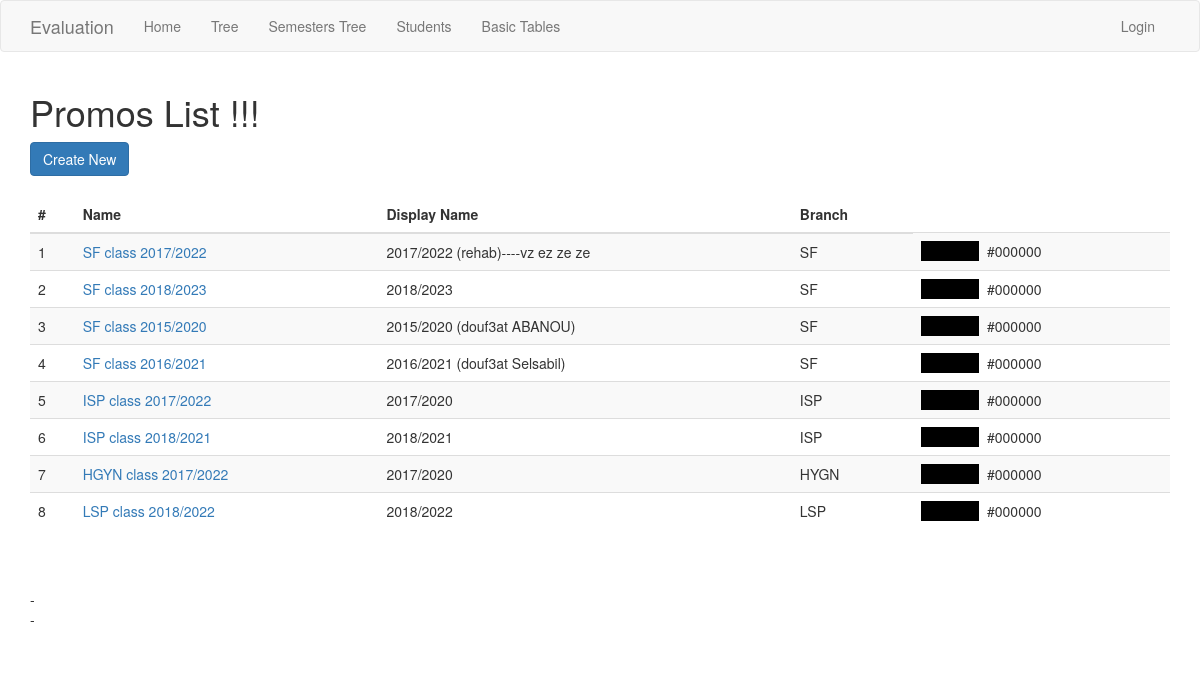
/promo/, run on an earlier commit of the app's database.
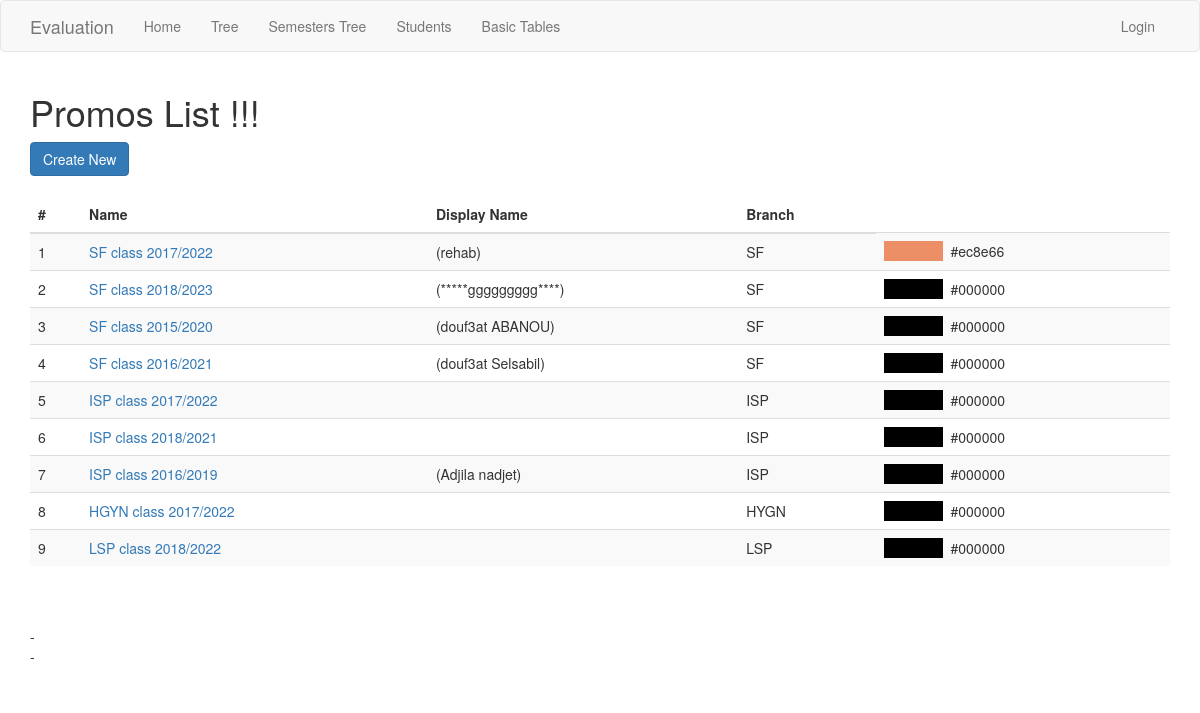
And on a later commit of the database.
### app/models.py (models this page shows, shortened)
class Promo(db.Model):
    id = db.Column(db.Integer, primary_key=True)
    name = db.Column(db.String(250), index=True, unique=True)
    display_name = db.Column(db.String(250))
    start_date = db.Column(db.Date)
    finish_date = db.Column(db.Date)
    color = db.Column(db.String(50))
    branch_id = db.Column(db.Integer, db.ForeignKey('branch.id'))
    sessions = db.relationship('Session', backref='promo')
    annual_session = db.relationship('AnnualSession', back_populates='promo')

class Branch(db.Model):
    id = db.Column(db.Integer, primary_key=True)
    name = db.Column(db.String(100), index=True, unique=True)
    description = db.Column(db.String(150))
    school_id = db.Column(db.Integer, db.ForeignKey('school.id'))
    students = db.relationship('Student', backref='branch')
    semesters = db.relationship('Semester', backref='branch')
    promos = db.relationship('Promo', backref='branch')

### app/routesBT.py (the view)
@app.route('/promo/')
@register_breadcrumb(app, '.basic.promo', 'Promos')
def promo_index():
    promos = Promo.query.order_by(Promo.branch_id).all()
    return render_template('basic-forms/promo/index.html', title='Promos List', promos=promos)

### app/templates/basic-forms/promo/index.html (shortened to what this page needs)
{% extends "base.html" %}
{% block app_content %}
  <h1>Promos List !!!</h1>
  <div>
      <a class="btn btn-primary" href="{{ url_for('promo_create') }}">Create New</a>
  </div>
  <div>
      <table class="table table-striped">
      <thead>
        <tr>
          <th scope="col">#</th>
          <th scope="col">Name</th>
          <th scope="col">Display Name</th>
          <th scope="col">Branch</th>
        </tr>
      </thead>
      <tbody>
      {% for promo in promos %}
        <tr>
          <td>{{loop.index}}</td>
          <td><a href="{{ url_for('promo_view', id=promo.id) }}">{{ promo.name }}</a></td>
          <td>{{ promo.display_name | replace("None", "") }}</td>
          <td>{{ promo.branch.name | replace("None", "") }}</td>
          <td><span style="background-color: {{ promo.color if promo.color else '#000000' }};"
              >               </span>  {{ promo.color if promo.color else '#000000' }}
          </td>
        </tr>
      {% endfor %}
      </tbody>
    </table>
    - </br>
    - </br>
  </div>
{% endblock %}

### app/templates/base.html (shortened to what this page needs)
{% extends 'bootstrap/base.html' %}
{% block styles %}
{{super()}}
{% endblock %}
{% block navbar %}
  <nav class="navbar navbar-default">
    <div class="container">
        <div class="navbar-header">
            <a class="navbar-brand" href="">Evaluation</a>
        </div>
        <div class="collapse navbar-collapse" id="bs-example-navbar-collapse-1">
            <ul class="nav navbar-nav">
                <li><a href="{{ url_for('index') }}">Home</a></li>
                <li><a href="{{ url_for('tree') }}">Tree</a></li>
                <li><a href="{{ url_for('tree_semesters') }}">Semesters Tree</a></li>
                <li><a href="{{ url_for('student_index') }}">Students</a></li>
                <li><a href="{{ url_for('basic_index') }}">Basic Tables</a></li>
            </ul>
            <ul class="nav navbar-nav navbar-right">
                {% if current_user.is_anonymous %}
                <li><a href="{{ url_for('login') }}">Login</a></li>
                {% else %}
                <li><a href="">Profile</a></li>
                <li><a href="{{ url_for('logout') }}">Logout</a></li>
                {% endif %}
            </ul>
        </div>
    </div>
  </nav>
{% endblock %}
{% block content %}
    <div class="container">
        {% block app_content %}{% endblock %}
    </div>
{% endblock %}

What changed in the data, as far as the page shows it:
changed Promo: display_name "2017/2022 (rehab)----vz ez ze ze" → "(rehab)"; color "#000000" → "#ec8e66"
changed Promo: display_name "2018/2023" → "(*****ggggggggg****)"
changed Promo: display_name "2015/2020 (douf3at ABANOU)" → "(douf3at ABANOU)"
changed Promo: display_name "2016/2021 (douf3at Selsabil)" → "(douf3at Selsabil)"
changed Promo "ISP class 2017/2022": display_name "2017/2020" → (not shown)
changed Promo "ISP class 2018/2021": display_name "2018/2021" → (not shown)
added Promo: name "ISP class 2016/2019", display_name "(Adjila nadjet)", branch.name "ISP", color "#000000"
changed Promo "HGYN class 2017/2022": display_name "2017/2020" → (not shown)
changed Promo "LSP class 2018/2022": display_name "2018/2022" → (not shown)
